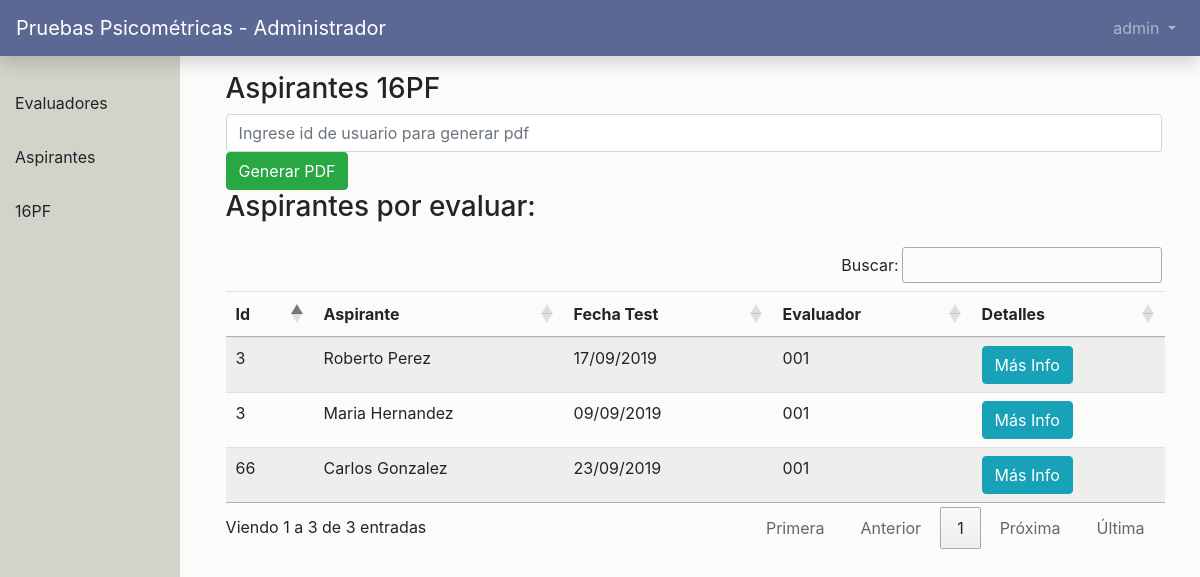
Page /dash/evaluador/16pf (signed in) on the earlier database version.
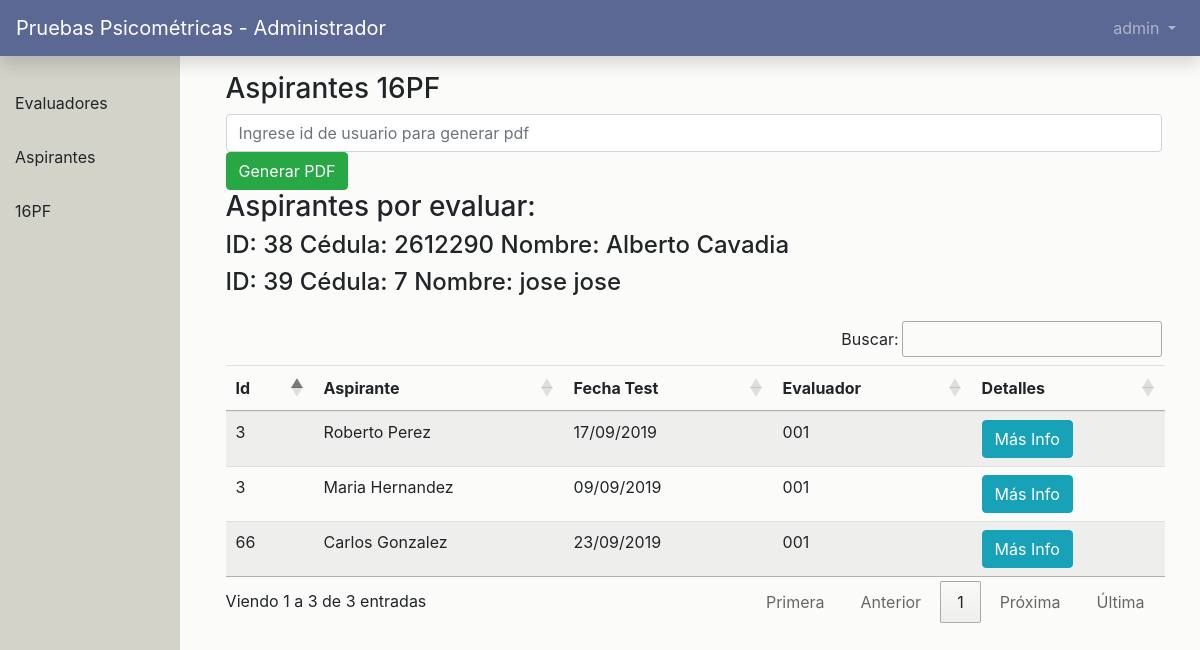
Same page on the later database version.
### main_app/models.py (models this page shows, shortened)
class UsuarioEvaluado(models.Model):
    identificador=models.IntegerField()
    nombre = models.CharField(max_length=300)
    apellido = models.CharField(max_length=300)
    cedula = models.IntegerField()

### main_app/views.py (the view, shortened to what this page needs)
# urls.py: path('dash/evaluador/16pf', views.ev_16pf, name='16pfevaluador'),
def ev_16pf(request):
    user_list = CustomUser.objects.all()
    result_users = Result.objects.all()
    usuariosev = UsuarioEvaluado.objects.all()
    return render(request, 'dashboard/evaluador/16pf.html', {'result_users' : result_users ,'user_list' : user_list, 'usuariosev': usuariosev} )

### users/models.py (called while the page is built)
    def get_role(self):
        return '%s' % (self.role)

### templates/dashboard/evaluador/16pf.html (shortened to what this page needs)
{% extends '../index.html' %}
{% load static %}
{% block main_content %}
    <section class="content">
        <div class="row">
            <div class="col-sm-12">
                <h3>Aspirantes 16PF</h3>
            </div>
        </div>
        <form action="" method="POST">
          <input type="text" name = "generarpdf" placeholder="Ingrese id de usuario para generar pdf" class="form-control">
          <input class="btn btn-success" type="submit" value="Generar PDF"/>
        </form>
        <h3>Aspirantes por evaluar:</h3>
        {% for i in usuariosev%}
        <h4>ID: {{i.identificador}} Cédula: {{i.cedula}} Nombre: {{i.nombre}} {{i.apellido}}</h5>
        {% endfor %}
        <div class="row mt-4">
            <div class="col-md-12">
                <table cellpadding="0" cellspacing="0" border="0" class="dataTable table table-striped" id="16pf">
            </div>
        </div>
    </section>
{% endblock main_content %}

Differences in the rows shown:
added UsuarioEvaluado: identificador "38", cedula "2612290", nombre "Alberto", apellido "Cavadia"
added UsuarioEvaluado: identificador "39", cedula "7", nombre "jose", apellido "jose"
